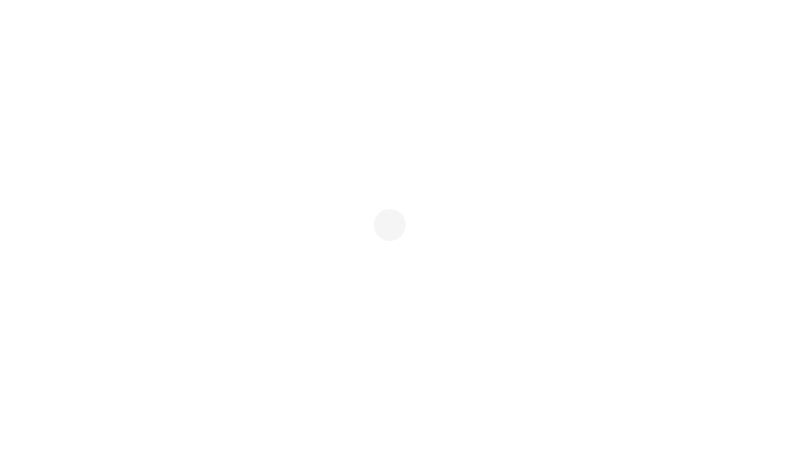
Frame 1 (no input)
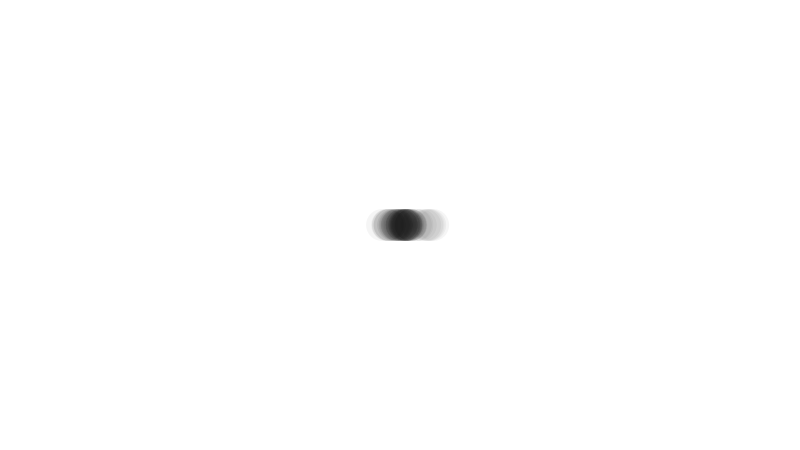
Frame 60 (the mouse pressed at the canvas centre just before this capture)
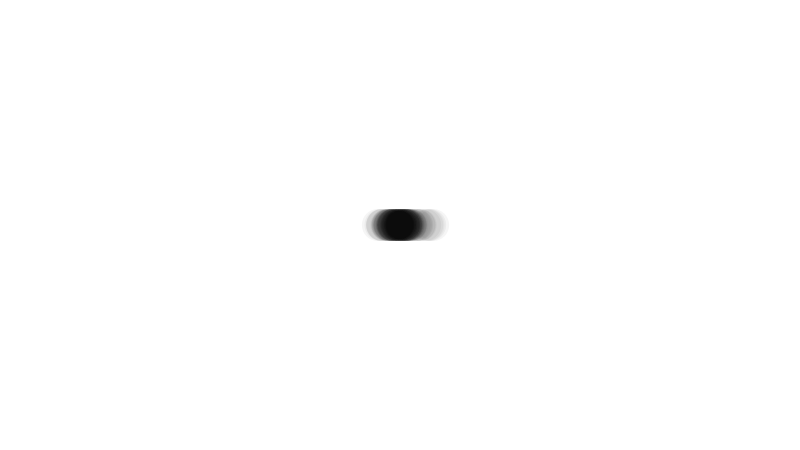
Frame 120 (the mouse held since frame 60 and released just before this capture)

The Processing sketch that drew these frames (run headless with seeded random() and noise(); from frame 60 on, the mouse is pressed at the canvas centre):

// Processing sketch: gaussian_random_distribution
// ── gaussian_random_distribution.pde
import java.util.Random;

Random generator;

void setup() {
  size(800, 450);
  background(255);
  
  generator = new Random();
}

void draw() {
  float num = (float)generator.nextGaussian();
  
  float sd = 10; // adjust this
  float mean = width / 2;
  
  float x = sd * num + mean;
  
  noStroke();
  fill(0, 10);
  ellipse(x, height / 2, 32, 32);
}
